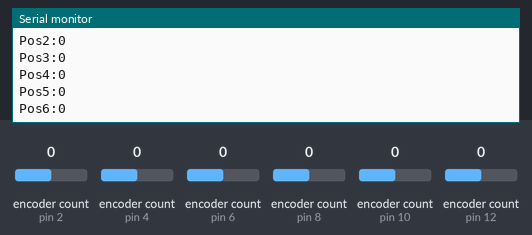
The sketch below on a simulated Arduino Uno, built with avr-gcc and run on an emulated ATmega328P. Shown: the last lines printed to the serial monitor. The test bench sets the inputs (shaded band); at power-on: encoder count (sensors on pin 2, pin 4, pin 6, pin 8, pin 10, pin 12) 0.

Above: at 1.2 s.
1.3 s: encoder count (sensor on pin 2) set to 1
2.8 s: encoder count (sensor on pin 4) set to 1
4.3 s: encoder count (sensor on pin 6) set to 1
5.8 s: encoder count (sensor on pin 8) set to 1
At 6.04 s:
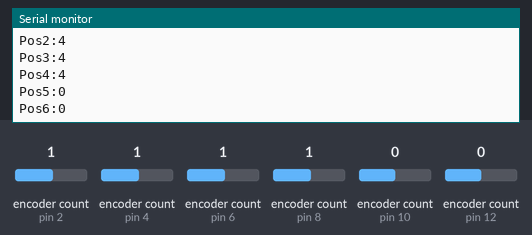
7.3 s: encoder count (sensor on pin 10) set to 1
At 7.57 s:
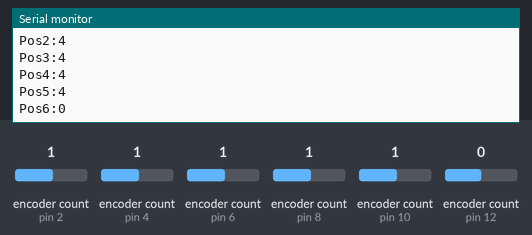
8.8 s: encoder count (sensor on pin 12) set to 1
At 9.09 s:
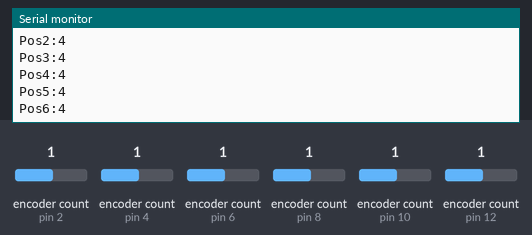
Timing chart, 0 to 11.3 s (numbered marks = the images above; inputs shaded):
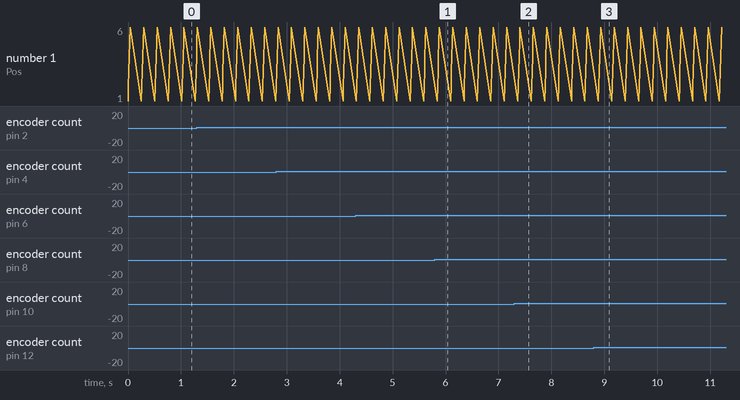

Measured:
- after the input at 5.8 s, the serial monitor: prints a new line after 0.07 s (image 1)
- after the input at 7.3 s, the serial monitor: prints a new line after 0.10 s (image 2)
- after the input at 8.8 s, the serial monitor: prints a new line after 0.13 s (image 3)

The sketch:

rotary_test_library.ino
```cpp
#include <Encoder.h>
const byte motorotar[6][2] = {
  {2, 3},
  {4, 5},
  {6, 7},
  {8, 9},
  {10, 11},
  {12, 13}
};
  Encoder rot0(motorotar[0][0], motorotar[0][1]);
  Encoder rot1(motorotar[1][0], motorotar[1][1]);
  Encoder rot2(motorotar[2][0], motorotar[2][1]);
  Encoder rot3(motorotar[3][0], motorotar[3][1]);
  Encoder rot4(motorotar[4][0], motorotar[4][1]);
  Encoder rot5(motorotar[5][0], motorotar[5][1]);
volatile int pos[6] = {0, 0, 0, 0, 0, 0};

void setup() {
  // put your setup code here, to run once:
  Serial.begin(9600);
}

void loop() {
  pos[0] = rot0.read();
  pos[1] = rot1.read();
  pos[2] = rot2.read();
  pos[3] = rot3.read();
  pos[4] = rot4.read();
  pos[5] = rot5.read();
  Serial.print("Pos1:");
  Serial.println(pos[0]);
  Serial.print("Pos2:");
  Serial.println(pos[1]);
  Serial.print("Pos3:");
  Serial.println(pos[2]);
  Serial.print("Pos4:");
  Serial.println(pos[3]);
  Serial.print("Pos5:");
  Serial.println(pos[4]);
  Serial.print("Pos6:");
  Serial.println(pos[5]);
  Serial.println("");
  Serial.println("");
  Serial.println("");
  Serial.println("");
  Serial.println("");
  Serial.println("");
  Serial.println("");
  Serial.println("");
  Serial.println("");
  Serial.println("");
  delay(250);
}
```
